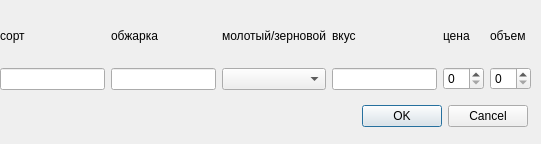
<?xml version="1.0" encoding="UTF-8"?>
<ui version="4.0">
 <class>Dialog</class>
 <widget class="QDialog" name="Dialog">
  <property name="geometry">
   <rect>
    <x>0</x>
    <y>0</y>
    <width>541</width>
    <height>144</height>
   </rect>
  </property>
  <property name="windowTitle">
   <string>Dialog</string>
  </property>
  <widget class="QDialogButtonBox" name="buttonBox">
   <property name="geometry">
    <rect>
     <x>7</x>
     <y>100</y>
     <width>521</width>
     <height>32</height>
    </rect>
   </property>
   <property name="orientation">
    <enum>Qt::Horizontal</enum>
   </property>
   <property name="standardButtons">
    <set>QDialogButtonBox::Cancel|QDialogButtonBox::Ok</set>
   </property>
  </widget>
  <widget class="QWidget" name="horizontalLayoutWidget">
   <property name="geometry">
    <rect>
     <x>0</x>
     <y>10</y>
     <width>531</width>
     <height>80</height>
    </rect>
   </property>
   <layout class="QHBoxLayout" name="horizontalLayout">
    <item>
     <layout class="QVBoxLayout" name="verticalLayout">
      <item>
       <widget class="QLabel" name="label">
        <property name="text">
         <string>сорт</string>
        </property>
       </widget>
      </item>
      <item>
       <widget class="QLineEdit" name="lineEdit"/>
      </item>
     </layout>
    </item>
    <item>
     <layout class="QVBoxLayout" name="verticalLayout_2">
      <item>
       <widget class="QLabel" name="label_2">
        <property name="text">
         <string>обжарка</string>
        </property>
       </widget>
      </item>
      <item>
       <widget class="QLineEdit" name="lineEdit_2"/>
      </item>
     </layout>
    </item>
    <item>
     <layout class="QVBoxLayout" name="verticalLayout_3">
      <item>
       <widget class="QLabel" name="label_3">
        <property name="text">
         <string>молотый/зерновой</string>
        </property>
       </widget>
      </item>
      <item>
       <widget class="QComboBox" name="comboBox"/>
      </item>
     </layout>
    </item>
    <item>
     <layout class="QVBoxLayout" name="verticalLayout_4">
      <item>
       <widget class="QLabel" name="label_4">
        <property name="text">
         <string>вкус</string>
        </property>
       </widget>
      </item>
      <item>
       <widget class="QLineEdit" name="lineEdit_3"/>
      </item>
     </layout>
    </item>
    <item>
     <layout class="QVBoxLayout" name="verticalLayout_5">
      <item>
       <widget class="QLabel" name="label_5">
        <property name="text">
         <string>цена</string>
        </property>
       </widget>
      </item>
      <item>
       <widget class="QSpinBox" name="spinBox"/>
      </item>
     </layout>
    </item>
    <item>
     <layout class="QVBoxLayout" name="verticalLayout_6">
      <item>
       <widget class="QLabel" name="label_6">
        <property name="text">
         <string>объем</string>
        </property>
       </widget>
      </item>
      <item>
       <widget class="QSpinBox" name="spinBox_2"/>
      </item>
     </layout>
    </item>
   </layout>
  </widget>
 </widget>
 <resources/>
 <connections>
  <connection>
   <sender>buttonBox</sender>
   <signal>accepted()</signal>
   <receiver>Dialog</receiver>
   <slot>accept()</slot>
   <hints>
    <hint type="sourcelabel">
     <x>248</x>
     <y>254</y>
    </hint>
    <hint type="destinationlabel">
     <x>157</x>
     <y>274</y>
    </hint>
   </hints>
  </connection>
  <connection>
   <sender>buttonBox</sender>
   <signal>rejected()</signal>
   <receiver>Dialog</receiver>
   <slot>reject()</slot>
   <hints>
    <hint type="sourcelabel">
     <x>316</x>
     <y>260</y>
    </hint>
    <hint type="destinationlabel">
     <x>286</x>
     <y>274</y>
    </hint>
   </hints>
  </connection>
 </connections>
</ui>
